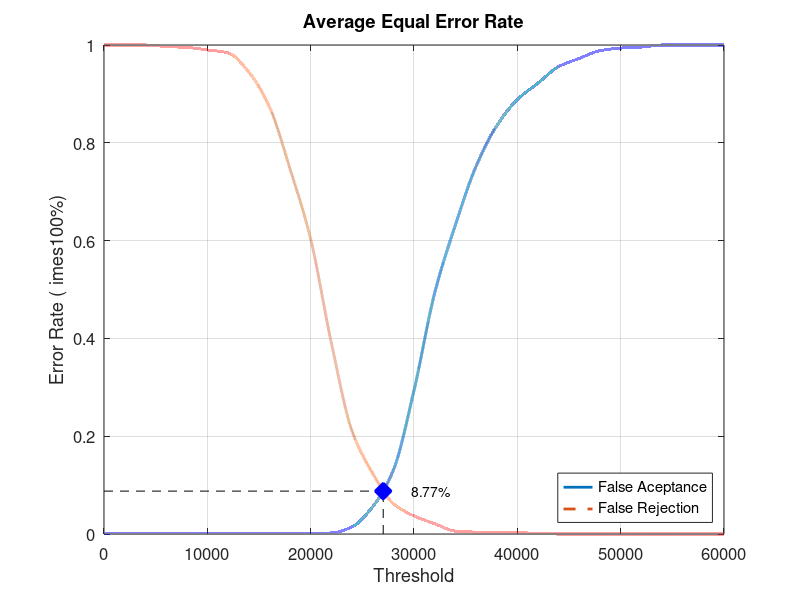
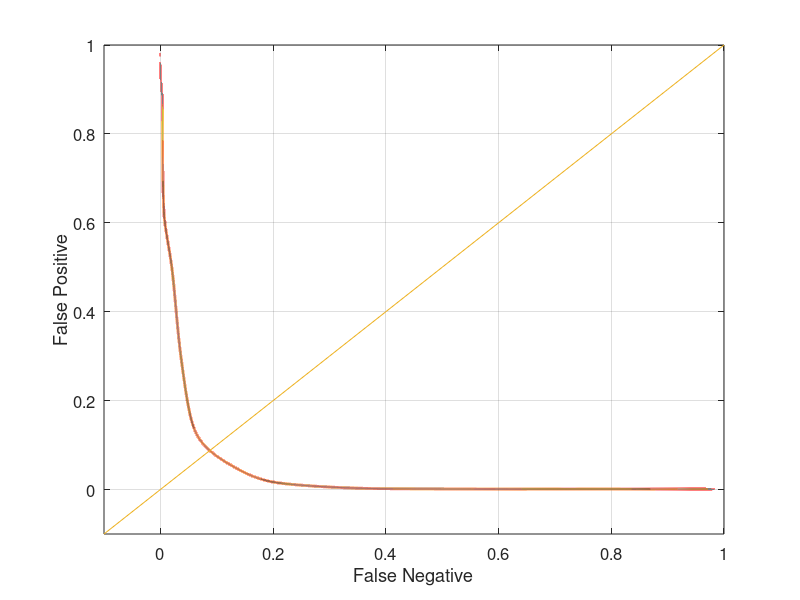

Recreate these plots in MATLAB, in order.
close all;
clear;
clc;
x = 0:2000:60000;
xq = 0:0.5:60000;

y0 = [0 0.00105263 0.00105263 0.00105263 0.00105263 0.00105263 0.00105263 0.00105263 0.00105263 0.00105263 0.00105263 0.00210526 0.0147368 0.0557895 0.130526 0.293684 0.492632 0.631579 0.751579 0.834737 0.888421 0.922105 0.955789 0.972632 0.988421 0.993684 0.99579 1 1 1 1]
yy0 = interp1(x, y0, xq, 'pchip');
y1 = [1 1 1 0.997 0.995 0.99 0.984 0.945 0.874 0.747 0.603 0.391 0.211 0.124 0.062 0.037 0.021 0.006 0.004 0.004 0.003 0.001 0 0 0 0 0 0 0 0 0]
yy1 = interp1(x, y1, xq, 'pchip');

% Calculating EER: 
y2 = abs(y0 - y1);
find(y2 == min(y2))
yy2 = abs(yy0 - yy1);
xEER = find(yy2 == min(yy2));
xEERIndex = xq(xEER) % X-axis EER
yEER = yy0(xEER) % Y-axis EER

main = figure
plot(xq, yy0,'-','LineWidth', 2);	hold on
plot(xq, yy1,'--','LineWidth', 2);	hold on
plot([xEERIndex xEERIndex], [0 yEER], 'k--');	hold on
plot([0 xEERIndex], [yEER yEER], 'k--');	hold on
plot(xEERIndex, yEER, 'bx', 'LineWidth', 10);	hold on
text(xEERIndex + 10 * xEERIndex / 100, yEER, [num2str(round((10000 * yEER)) / 100) '%'])
legend('False Aceptance', 'False Rejection', 'Location', 'SouthEast')
xlabel('Threshold')
ylabel('Error Rate (	imes100%)')
title('Average Equal Error Rate')
set(gca, 'FontSize', 12)
axis([0 60000 0 1])
grid on

print(main, 'Database3AverageMain', '-dpng');
FNRxFPR = figure('Color', [1 1 1]);
plot(yy1, yy0, '-', yy1, yy0, 'LineWidth', 2);
hold on
y = -0.1:0.1:1
plot(y, y); 
set(gca, 'FontSize', 12)
xlabel('False Negative')
ylabel('False Positive')
axis([-0.1 1 -0.1 1])
set(gca, 'FontSize', 12)
grid on

print(FNRxFPR, 'Database3AverageFNRxFPR','-dpng');
